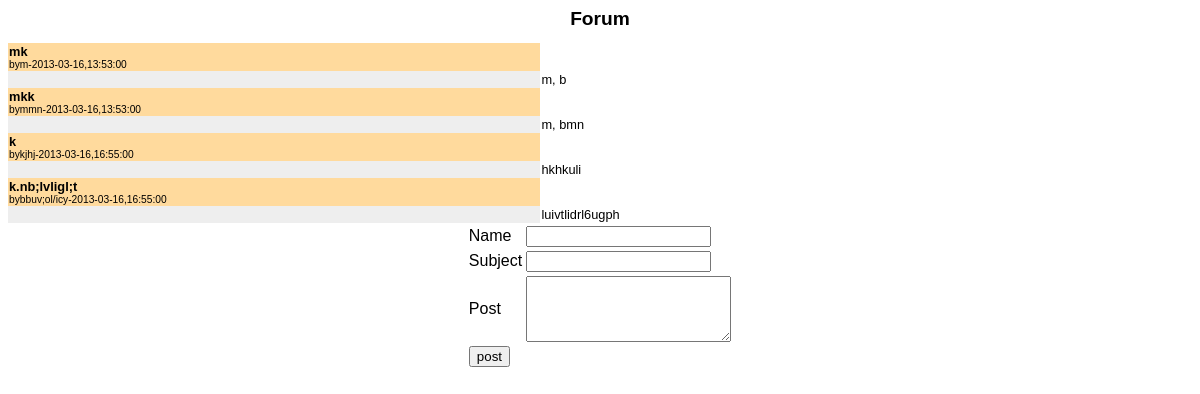
Screenshot of /Forum/forum3.php with the database file from the repository.
### tables this page shows
CREATE TABLE IF NOT EXISTS `forum` (
  `forum_id` int(11) NOT NULL,
  `subject` varchar(50) NOT NULL,
  `date` date NOT NULL,
  `time` time NOT NULL,
  `name` varchar(50) NOT NULL,
  `post` varchar(300) NOT NULL
);

### Forum/forum3.php (the view, shortened to what this page needs)
<html>
	<head>
        <link rel="stylesheet" type="text/css" href="style.css">
	</head>
	<body>
	<center><h1>Forum</h1></center>
	 <?php
	$admin=0;
		$qry = "SELECT * FROM forum ";
		$result = mysql_query($qry);
		$countrow=0;
		if($result)
		{	if($admin==1)
				{
					echo "<form action='deleteprocess2.php' method='post'>";
					echo "<input type='hidden' name='lallan' value='top'>";
				}
			echo "<table cellspacing='0' class='forumpost' width='800px'>";
			echo"<tbody>";
			while($post = mysql_fetch_array($result))
			{	$countrow=$countrow+1;
				echo"<tr class='header'>";
				echo"<td class='topic starter'>";
echo "<div class='subject'>".$post['subject']."</div><div class='author'>by".$post['name']."-". $post['date'].",".$post['time']."</div></td></tr>";
echo "<tr>";
echo"<td class='left side'>&nbsp;</td>";
echo"<td class='content'>";
echo"<div class='posting'>".$post['post']."</div></td></tr>";
			}
			echo"</tbody>";
			echo "</table>";
		}
		else
		{
			echo "error";
		}
	 ?>
<form action=postprocess2.php method="post">
		<center>
        <table>
         <tr>
        	<td> Name</td><td><input type="text" name="name" ></td>
			</tr>
             <tr>
			<td>	Subject</td><td><input type="text" name="subject"></td>
		</tr>
             <tr>
			<td> Post</td><td> <textarea rows="4" cols="23" name="post"></textarea></td>
			</tr>
            <tr>
		   <td> <input type="submit" value='post'></td>
			</tr>
            </center>
             </form>
	</body>
</html>

### Forum/style.css (style rules this page uses)
body { margin:0.5em; padding:0 }
body { font-family:Verdana, Arial, Helvetica, sans-serif; font-size:100% }
h1 { font-size:1.2em }
.forumpost, .forumheaderlist { font-size:0.8em }
.forumpost .topic .subject { font-weight:bold }
.forumpost .topic .author { font-size:0.8em }
body { background-color:#FFF }
.forumheaderlist, .forumpost { border-color:#DDD; background-color:#FFF }
.forumpost .content { background:#FFF }
.forumpost .content .posting { word-wrap: break-word; }
.forumpost .left { background:#EEE }
.forumpost .topic { border-bottom-color:#EEE }
.forumpost .starter { background-color:#FFDA9D }

### rows the page displays
forum: subject "mk", name "m", date "2013-03-16", time "13:53:00", post "m, b"
forum: subject "mkk", name "mmn", date "2013-03-16", time "13:53:00", post "m, bmn"
forum: subject "k", name "kjhj", date "2013-03-16", time "16:55:00", post "hkhkuli"
forum: subject "k.nb;lvligl;t", name "bbuv;ol/icy", date "2013-03-16", time "16:55:00", post "luivtlidrl6ugph"
